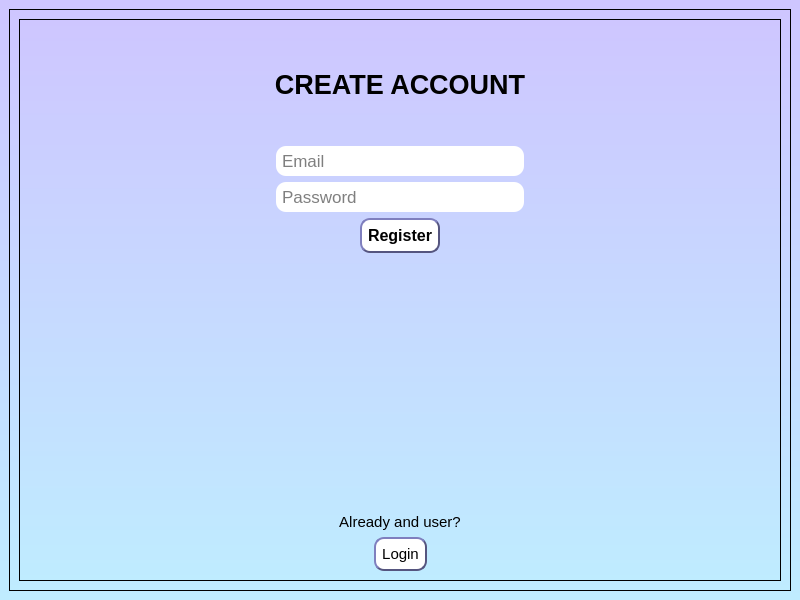
<?xml version="1.0" encoding="UTF-8"?>
<ui version="4.0">
 <class>MainWindow</class>
 <widget class="QMainWindow" name="MainWindow">
  <property name="geometry">
   <rect>
    <x>0</x>
    <y>0</y>
    <width>800</width>
    <height>600</height>
   </rect>
  </property>
  <property name="minimumSize">
   <size>
    <width>800</width>
    <height>600</height>
   </size>
  </property>
  <property name="windowTitle">
   <string>MainWindow</string>
  </property>
  <property name="styleSheet">
   <string notr="true"/>
  </property>
  <widget class="QWidget" name="centralwidget">
   <property name="styleSheet">
    <string notr="true">background-color:qlineargradient(spread:pad, x1:0, y1:0, x2:0, y2:1, stop:0 rgba(206, 198, 255, 255), stop:1 rgba(191, 236, 255, 255))</string>
   </property>
   <layout class="QGridLayout" name="gridLayout">
    <item row="0" column="0">
     <widget class="QFrame" name="frame">
      <property name="frameShape">
       <enum>QFrame::StyledPanel</enum>
      </property>
      <property name="frameShadow">
       <enum>QFrame::Raised</enum>
      </property>
      <layout class="QGridLayout" name="gridLayout_4">
       <item row="0" column="0">
        <widget class="QFrame" name="frame_2">
         <property name="frameShape">
          <enum>QFrame::StyledPanel</enum>
         </property>
         <property name="frameShadow">
          <enum>QFrame::Raised</enum>
         </property>
         <layout class="QGridLayout" name="gridLayout_2">
          <item row="0" column="0">
           <layout class="QVBoxLayout" name="verticalLayout">
            <item>
             <spacer name="verticalSpacer_2">
              <property name="orientation">
               <enum>Qt::Vertical</enum>
              </property>
              <property name="sizeHint" stdset="0">
               <size>
                <width>20</width>
                <height>40</height>
               </size>
              </property>
             </spacer>
            </item>
            <item>
             <widget class="QLabel" name="label_3">
              <property name="font">
               <font>
                <pointsize>20</pointsize>
                <weight>75</weight>
                <bold>true</bold>
               </font>
              </property>
              <property name="styleSheet">
               <string notr="true">background-color:transparent</string>
              </property>
              <property name="text">
               <string>CREATE ACCOUNT</string>
              </property>
              <property name="alignment">
               <set>Qt::AlignCenter</set>
              </property>
             </widget>
            </item>
            <item>
             <spacer name="verticalSpacer_4">
              <property name="orientation">
               <enum>Qt::Vertical</enum>
              </property>
              <property name="sizeHint" stdset="0">
               <size>
                <width>20</width>
                <height>40</height>
               </size>
              </property>
             </spacer>
            </item>
            <item>
             <layout class="QGridLayout" name="gridLayout_3">
              <item row="0" column="1">
               <layout class="QVBoxLayout" name="verticalLayout_3">
                <item>
                 <widget class="QLineEdit" name="lineEdit">
                  <property name="minimumSize">
                   <size>
                    <width>138</width>
                    <height>0</height>
                   </size>
                  </property>
                  <property name="font">
                   <font>
                    <pointsize>13</pointsize>
                   </font>
                  </property>
                  <property name="styleSheet">
                   <string notr="true">QLineEdit {
background-color:white;
border-width:2px;
border-radius: 10px;
min-width: 10em;
padding:4px
}</string>
                  </property>
                  <property name="placeholderText">
                   <string>Email</string>
                  </property>
                 </widget>
                </item>
                <item>
                 <widget class="QLineEdit" name="lineEdit_2">
                  <property name="minimumSize">
                   <size>
                    <width>138</width>
                    <height>0</height>
                   </size>
                  </property>
                  <property name="font">
                   <font>
                    <pointsize>13</pointsize>
                   </font>
                  </property>
                  <property name="styleSheet">
                   <string notr="true">QLineEdit {
background-color:white;
border-width:2px;
border-radius: 10px;
min-width: 10em;
padding:4px
}</string>
                  </property>
                  <property name="placeholderText">
                   <string>Password</string>
                  </property>
                 </widget>
                </item>
               </layout>
              </item>
              <item row="0" column="0">
               <spacer name="horizontalSpacer_5">
                <property name="orientation">
                 <enum>Qt::Horizontal</enum>
                </property>
                <property name="sizeHint" stdset="0">
                 <size>
                  <width>40</width>
                  <height>20</height>
                 </size>
                </property>
               </spacer>
              </item>
              <item row="0" column="2">
               <spacer name="horizontalSpacer_6">
                <property name="orientation">
                 <enum>Qt::Horizontal</enum>
                </property>
                <property name="sizeHint" stdset="0">
                 <size>
                  <width>40</width>
                  <height>20</height>
                 </size>
                </property>
               </spacer>
              </item>
             </layout>
            </item>
            <item>
             <layout class="QHBoxLayout" name="horizontalLayout_4">
              <item>
               <spacer name="horizontalSpacer">
                <property name="orientation">
                 <enum>Qt::Horizontal</enum>
                </property>
                <property name="sizeHint" stdset="0">
                 <size>
                  <width>40</width>
                  <height>20</height>
                 </size>
                </property>
               </spacer>
              </item>
              <item>
               <widget class="QPushButton" name="pushButton">
                <property name="font">
                 <font>
                  <pointsize>12</pointsize>
                  <weight>75</weight>
                  <bold>true</bold>
                 </font>
                </property>
                <property name="styleSheet">
                 <string notr="true">QPushButton {
background-color:white;
border-style:outset;
border-width:2px;
border-color:rgb(85, 85, 127);
border-radius: 10px;
min-width: 10em;
padding:6px
}
QPushButton:pressed {
    background-color: rgb(156, 166, 255);
    border-style: inset;
}</string>
                </property>
                <property name="text">
                 <string>Register</string>
                </property>
               </widget>
              </item>
              <item>
               <spacer name="horizontalSpacer_2">
                <property name="orientation">
                 <enum>Qt::Horizontal</enum>
                </property>
                <property name="sizeHint" stdset="0">
                 <size>
                  <width>40</width>
                  <height>20</height>
                 </size>
                </property>
               </spacer>
              </item>
             </layout>
            </item>
            <item>
             <widget class="QLabel" name="label_4">
              <property name="font">
               <font>
                <pointsize>13</pointsize>
               </font>
              </property>
              <property name="styleSheet">
               <string notr="true">background-color:transparent</string>
              </property>
              <property name="text">
               <string/>
              </property>
              <property name="alignment">
               <set>Qt::AlignCenter</set>
              </property>
             </widget>
            </item>
            <item>
             <spacer name="verticalSpacer_3">
              <property name="orientation">
               <enum>Qt::Vertical</enum>
              </property>
              <property name="sizeHint" stdset="0">
               <size>
                <width>20</width>
                <height>40</height>
               </size>
              </property>
             </spacer>
            </item>
           </layout>
          </item>
          <item row="1" column="0">
           <spacer name="verticalSpacer">
            <property name="orientation">
             <enum>Qt::Vertical</enum>
            </property>
            <property name="sizeHint" stdset="0">
             <size>
              <width>20</width>
              <height>40</height>
             </size>
            </property>
           </spacer>
          </item>
          <item row="3" column="0">
           <layout class="QHBoxLayout" name="horizontalLayout_3">
            <item>
             <spacer name="horizontalSpacer_3">
              <property name="orientation">
               <enum>Qt::Horizontal</enum>
              </property>
              <property name="sizeHint" stdset="0">
               <size>
                <width>40</width>
                <height>20</height>
               </size>
              </property>
             </spacer>
            </item>
            <item>
             <widget class="QPushButton" name="pushButton_2">
              <property name="font">
               <font>
                <pointsize>11</pointsize>
               </font>
              </property>
              <property name="styleSheet">
               <string notr="true">QPushButton {
background-color:white;
border-style:outset;
border-width:2px;
border-color:rgb(85, 85, 127);
border-radius: 10px;
min-width: 10em;
padding:6px
}
QPushButton:pressed {
    background-color: rgb(156, 166, 255);
    border-style: inset;
}</string>
              </property>
              <property name="text">
               <string>Login</string>
              </property>
             </widget>
            </item>
            <item>
             <spacer name="horizontalSpacer_4">
              <property name="orientation">
               <enum>Qt::Horizontal</enum>
              </property>
              <property name="sizeHint" stdset="0">
               <size>
                <width>40</width>
                <height>20</height>
               </size>
              </property>
             </spacer>
            </item>
           </layout>
          </item>
          <item row="2" column="0">
           <widget class="QLabel" name="label_5">
            <property name="font">
             <font>
              <pointsize>11</pointsize>
             </font>
            </property>
            <property name="styleSheet">
             <string notr="true">background-color:transparent</string>
            </property>
            <property name="text">
             <string>Already and user?</string>
            </property>
            <property name="alignment">
             <set>Qt::AlignCenter</set>
            </property>
           </widget>
          </item>
         </layout>
        </widget>
       </item>
      </layout>
     </widget>
    </item>
   </layout>
  </widget>
 </widget>
 <resources/>
 <connections/>
</ui>
